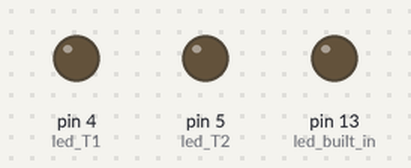
Recording of a sketch running on a simulated Arduino Nano, built with avr-gcc and run on an emulated ATmega328P. Parts: output pins drawn as LEDs (lit = HIGH). Nothing arrives over Bluetooth unless stated; what the sketch prints to the serial monitor is not drawn.

Above: at 5.0 s.
At 13.4 s:
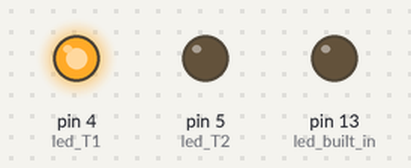
Timing chart, 0 to 19.5 s (numbered marks = the images above):
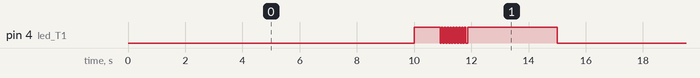

The sketch:

Sense_3.ino
```cpp
#include <ArduinoBLE.h>
//custom uuid from GUID generator
BLEService service_pressure("19B10010-E8F2-537E-4F6C-D104768A1214");

BLEIntCharacteristic ble_threshold("19B10011-E8F2-537E-4F6C-D104768A1214", BLERead | BLENotify);
BLEDescriptor ble_descriptor_threshold("1800", "second field whaat");
//Corresponds to SEND_MESSAGE in App GattAttributes
BLEIntCharacteristic ble_notify("19B10012-E8F2-537E-4F6C-D104768A1214", BLERead | BLENotify);
BLEDescriptor ble_descriptor_notify("descriptor filed one", "descriptor field two");

BLECharacteristic ble_message("0001", BLERead | BLENotify, "declaration ble_message");


int sensor_pin = A7; //
int led_built_in = LED_BUILTIN;
const int THRESH_1 = 720;
const int THRESH_2 = 900;
const int led_T1 = 4 ; //D4
const int led_T2 = 5;//D5
const int TIMER = 80;//time to hold the sensor
int counter_T1 = 0;
int counter_T2 = 0;

unsigned long delayStart = 0;

void setup() {
  delayStart=millis();
  Serial.begin(9600);
  pinMode(led_built_in, OUTPUT);//uses built in led as indicator
  pinMode(sensor_pin, INPUT);
  pinMode(led_T1, OUTPUT);
  pinMode(led_T2, OUTPUT);
  BLESetup();
}

void loop() {
  delay(10);
  // poll for BLE events
  BLE.poll();
  int buttonValue = 0;// read thresholds
  ///////////////////have to filter here ////////////////////

 if ((millis() - delayStart) >= 10000){
    buttonValue = 800;
    Serial.println("threshold");
  }
 if((millis() - delayStart) >= 15000){
  delayStart = millis();
  buttonValue = 0;
 }

  byte msg = 0;
  if (buttonValue > THRESH_1) { //pressure > threshold 1
    digitalWrite(led_T1, HIGH);
    if (++counter_T1 == TIMER) { //held long enough
      for (int i = 0 ; i < 10; ++i) {//blinks T1 led to signal the user
        digitalWrite(led_T1, HIGH);
        delay(50);
        digitalWrite(led_T1, LOW);
        delay(50);
      }
      if (ble_threshold.value() != 1)//if value not already set
        SendMessage((byte)1);
    }
    else if (buttonValue > THRESH_2) { //pressure > threshold 2
      counter_T1 = 0;//reset T1 counter
      digitalWrite(led_T2, HIGH);
      if (++counter_T2 == TIMER) {
        for (int i = 0 ; i < 10; ++i) {
          digitalWrite(led_T2, HIGH);
          digitalWrite(led_T1, HIGH);
          delay(50);
          digitalWrite(led_T2, LOW);
          digitalWrite(led_T1, LOW);
          delay(50);
        }
        if (ble_threshold.value() != 2)
          SendMessage((byte)2);
      }
    } else digitalWrite(led_T2, LOW);//pressure < T2

  }
  else {//pressure < T1
    digitalWrite(led_T1, LOW);
    counter_T1 = 0;
    counter_T2 = 0;
    if (ble_threshold.value() != 0)
      SendMessage((byte)0);
  }
}//loop

void SendMessage(byte buttonValue) {
  boolean buttonPressed = ble_threshold.value() != buttonValue;
  // Serial.println(ble_threshold.value());
  if (buttonPressed) {
    ble_threshold.writeValue(buttonValue);
    ble_notify.writeValue((byte)buttonValue);
    ble_message.writeValue("Button was pressed.");
  }
}
void blePeripheralConnectHandler(BLEDevice central) {
  // central connected event handler
  //  Serial.print("Connected event, central: ");
  // Serial.println(central.address());
}
void blePeripheralDisconnectHandler(BLEDevice central) {
  // central disconnected event handler
  // Serial.print("Disconnected event, central: ");
  //  Serial.println(central.address());
}
void BLESetup() {
  // begin initialization
  if (!BLE.begin()) {
    Serial.println("starting BLE failed!");
    while (1);
  }
  BLE.setLocalName("Silent_Guardians");
  //initialize the characteristics
  ble_threshold.setValue(0);
  ble_notify.setValue(0);
  ble_message.setValue("No pressure.");
  //add charact to service
   service_pressure.addCharacteristic(ble_threshold);
  service_pressure.addCharacteristic(ble_notify);
  service_pressure.addCharacteristic(ble_message);
  //add descriptor
  ble_threshold.addDescriptor(ble_descriptor_threshold);
  ble_threshold.addDescriptor(ble_descriptor_notify);
  //add service
  BLE.addService(service_pressure);

  // set the UUID for the service this peripheral advertises:
  BLE.setAdvertisedService(service_pressure);

  // start advertising (so that device can connect)
  BLE.advertise();
  // Serial.println("Bluetooth device active, waiting for connections...");

  //event handler
  BLE.setEventHandler(BLEConnected, blePeripheralConnectHandler);
  BLE.setEventHandler(BLEDisconnected, blePeripheralDisconnectHandler);
}
```

Measured:
- by itself, pin 4 (led_T1): repeats every 15.0 s: 9 × (LOW 0.05 s, HIGH 0.05 s), LOW 0.06 s, HIGH 3.1 s, LOW 10.0 s, HIGH 0.90 s
- by itself, everything shown: repeats every 15.0 s, in 22 steps
